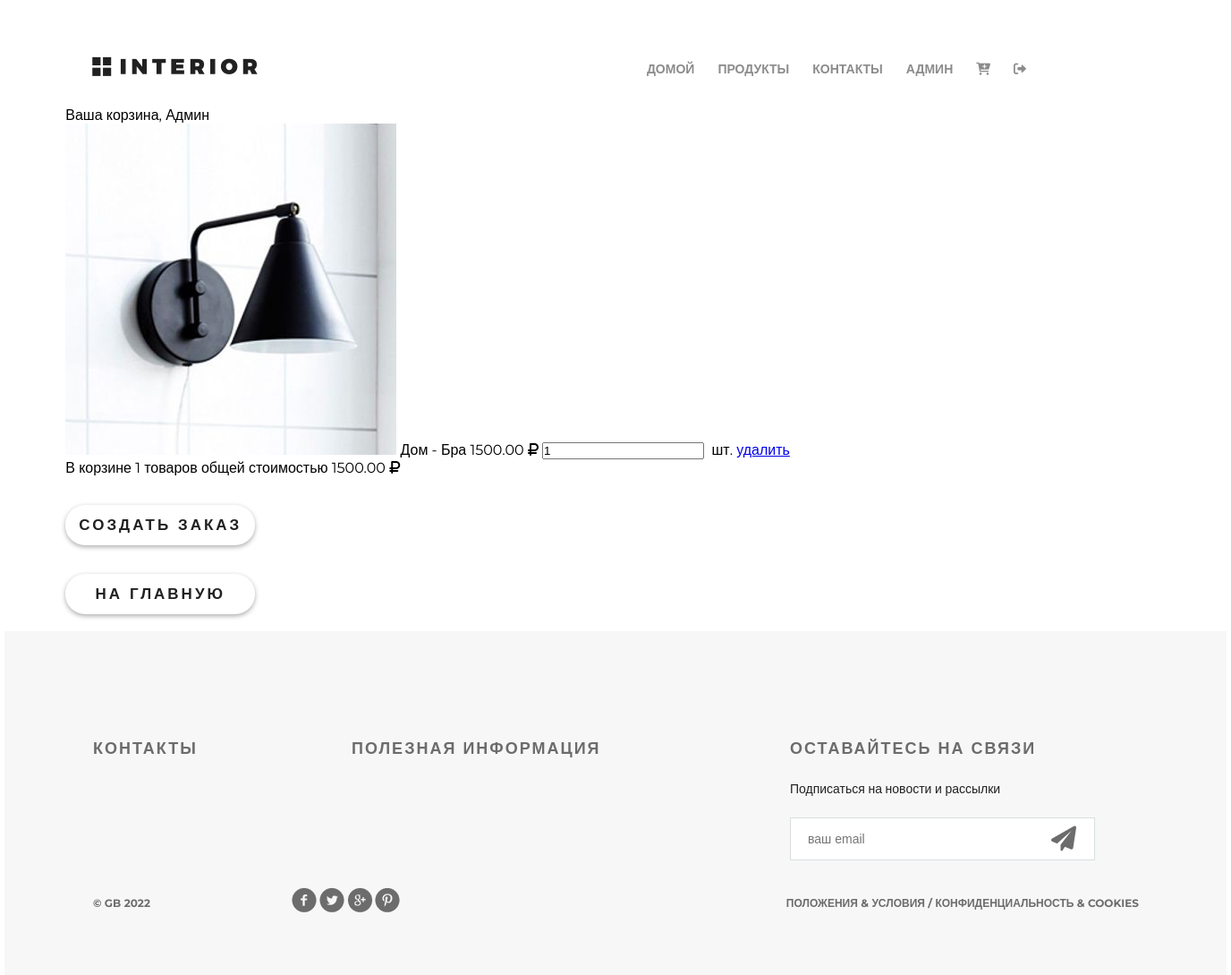
The page /basket/ (signed in) on the database as committed earlier.
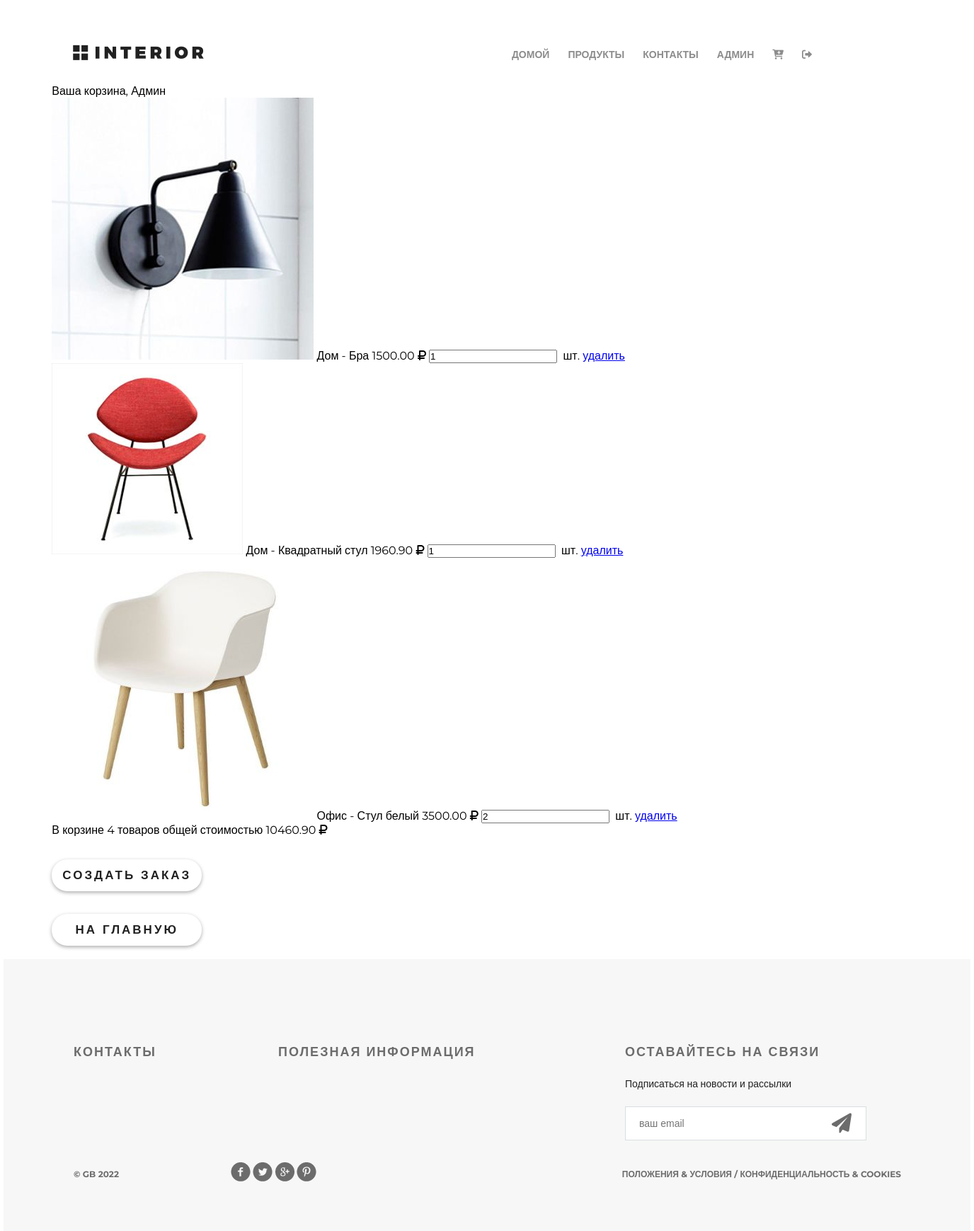
The same page on the database as committed later.
### basketapp/models.py (models this page shows, shortened)
class Basket(models.Model):
    user = models.ForeignKey(settings.AUTH_USER_MODEL, on_delete=models.CASCADE, related_name='basket')
    product = models.ForeignKey(Product, on_delete=models.CASCADE)
    quantity = models.PositiveIntegerField(verbose_name='количество', default=0)
    add_datetime = models.DateTimeField(verbose_name='время', auto_now_add=True)
    @cached_property
    def get_items_cached(self):
        return self.user.basket.select_related()
    @property
    def product_cost(self):
        return self.product.price * self.quantity
    @property
    def total_quantity(self):
        _items = self.get_items_cached
        _totalquantity = sum(list(map(lambda x: x.quantity, _items)))
        return _totalquantity
    @property
    def total_cost(self):
        _items = self.get_items_cached
        _totalcost = sum(list(map(lambda x: x.product_cost, _items)))
        return _totalcost

### productsapp/models.py (models this page shows, shortened)
class Product(models.Model):
    category = models.ForeignKey(ProductCategory, on_delete=models.CASCADE)
    name = models.CharField(verbose_name='имя продукта', max_length=128)
    image = models.ImageField(upload_to='products_images', blank=True)
    short_desc = models.CharField(verbose_name='краткое описание продукта', max_length=60, blank=True)
    description = models.TextField(verbose_name='описание продукта', blank=True)
    price = models.DecimalField(verbose_name='цена продукта', max_digits=8, decimal_places=2, default=0)
    quantity = models.PositiveIntegerField(verbose_name='количество на складе', default=0)
    is_active = models.BooleanField(verbose_name='активный', db_index=True, default=True)

class ProductCategory (models.Model):
    name = models.CharField(verbose_name='имя', max_length=64, unique=True)
    description = models.TextField(verbose_name='описание', blank=True)
    create_at = models.DateTimeField(verbose_name='создано', auto_now_add=True)
    update_at = models.DateTimeField(verbose_name='обновлено', auto_now=True)
    is_active = models.BooleanField(verbose_name='активный', db_index=True, default=True)

### authapp/models.py (models this page shows, shortened)
class ShopUser(AbstractUser):
    avatar = models.ImageField(verbose_name='аватар', upload_to='users_avatars', blank=True)
    age = models.PositiveIntegerField(verbose_name='возраст', default=18)
    activation_key = models.CharField(max_length=128, blank=True)
    activation_key_expires = models.DateTimeField(null=True, blank=True)

### basketapp/views.py (the view)
# urls.py: path('', basket.index, name='index'),
@login_required
def index(request):
    title = 'корзина'
    basket_items = Basket.objects.filter(user=request.user).order_by('product__category').select_related()
    content = {
        'title': title,
        'basket_items': basket_items,
    }
    return render(request, 'basketapp/basket.html', content)

### mainapp/context_processors.py (called while the page is built)
def basket(request):
    basket = []
    if request.user.is_authenticated:
        basket = Basket.objects.filter(user=request.user).select_related()
    return {
        'basket': basket,
    }

### basketapp/templates/basketapp/basket.html (shortened to what this page needs)
{% extends 'mainapp/base.html' %}
{% load static %}
{% block css %}
    <link rel="stylesheet" href="{% static 'basketapp/style.css' %}">
{% endblock %}
{% block mainmenu %}
    <div class="hero-white">
        <div class="header clearfix">
            {% include 'mainapp/includes/inc_mainmenu.html' %}
        </div>
    </div>
{% endblock %}
{% block content %}
    <div class="basket_name">
        Ваша корзина,
        {% if user.first_name %}
            {{ user.first_name|title }}
        {% else %}
            Пользователь
        {% endif %}
    </div>
    <div class="basket_list">
        {% include 'basketapp/includes/inc_basket_list.html' %}
    </div>
    <div class="basket_name">
        <a href="{% url 'ordersapp:order_create' %}" class="button-order">создать заказ</a>
        <a href="{% url 'index' %}" class="button-order">на главную</a>
    </div>
    <br>
{% endblock %}

### basketapp/templates/basketapp/includes/inc_basket_list.html
{% for item in basket_items %}
    <div class="basket_record">
        <img src="/media/{{ item.product.image }}"
             alt="{{ item.product.short_desc }}">
        <span class="category_name">{{ item.product.category.name }} -</span>
        <span class="product_name">{{ item.product.name }}</span>
        <span class="product_price">{{ item.product.price }}&nbsp<i class="fas fa-ruble-sign"></i></span>
        <input type="number" name="{{ item.pk }}" min="0" value="{{ item.quantity }}">
        <span class="product_cost">{{ item.cost }}&nbspшт.</span>
        <a href="{% url 'basket:remove' item.pk %}" class="btn btn-sm btn-outline-danger">удалить</a>
    </div>
{% endfor %}
{% if basket_items %}
    <div class="basket_summary">
        В корзине {{ basket_items.0.total_quantity }} товаров общей стоимостью
        {{ basket_items.0.total_cost }} <i class="fas fa-ruble-sign"></i>
    </div>
{% endif %}

Rows that differ between the two databases and show on the page:
computed for Basket "Бра": user+quantity "1" → "4"; product+quantity "1500.00" → "10460.90"
added Basket: product.image (picture), product.category.name "Дом", product.name "Квадратный стул", product.price "1960.90", quantity "1"
added Basket: product.image (picture), product.category.name "Офис", product.name "Стул белый", product.price "3500.00", quantity "2"
